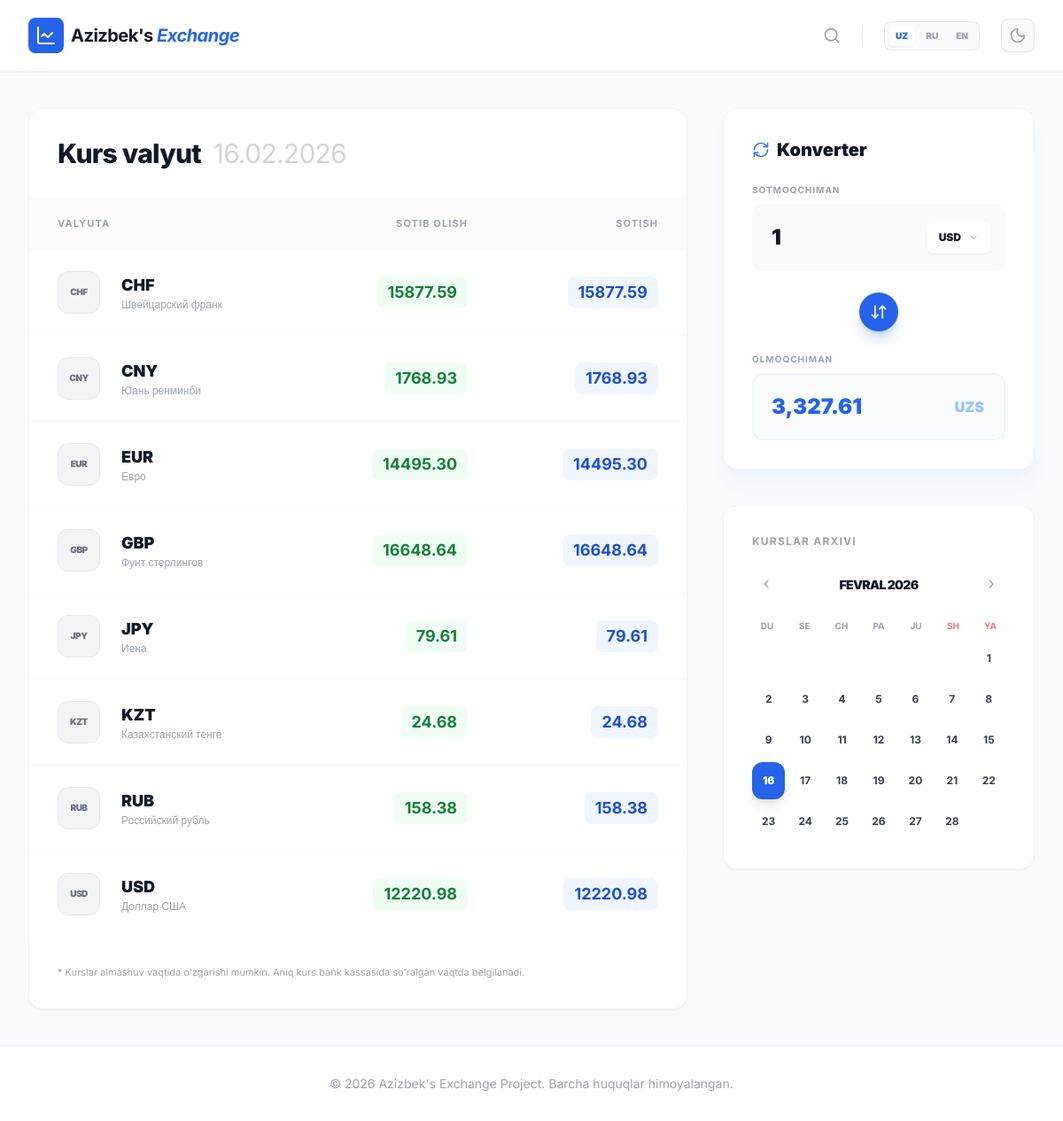
The page / on the database its author committed.
### currency/models.py (models this page shows, shortened)
class Currency(models.Model):
    code = models.CharField(max_length=10, unique=True)
    name = models.CharField(max_length=100)
    buy_price = models.DecimalField(max_digits=15, decimal_places=2, null=True, blank=True)
    sell_price = models.DecimalField(max_digits=15, decimal_places=2, null=True, blank=True)
    cb_price = models.DecimalField(max_digits=15, decimal_places=2, null=True, blank=True)
    flag_url = models.URLField(max_length=200, null=True, blank=True)
    updated_at = models.DateTimeField(auto_now=True)
    class Meta:
        verbose_name_plural = "Currencies"

### currency/views.py (the view)
# urls.py: path('', views.currency_index, name='currency_index'),
def currency_index(request):
    if request.method == "HEAD":
        return HttpResponse("ok")
    try:
        fetch_nbu_rates()  # updates DB for latest rates
    except Exception as e:
        print(f"fetch_nbu_rates() failed: {e}")
    currencies = Currency.objects.all().order_by("code")
    highlight_codes = ["USD", "EUR", "RUB", "GBP", "JPY", "CHF", "CNY", "KZT"]
    highlighted_raw = Currency.objects.filter(code__in=highlight_codes)
    highlighted = sorted(highlighted_raw, key=lambda x: highlight_codes.index(x.code))
    context = {
        "currencies": currencies,
        "highlighted": highlighted,
    }
    return render(request, "currency/index.html", context)

### currency/templates/currency/index.html (shortened to what this page needs)
{% extends 'base.html' %}
{% load static %}
{% block content %}
<link rel="stylesheet" href="{% static 'currency/css/currency.css' %}">
<div class="max-w-7xl mx-auto px-4 sm:px-6 lg:px-8 py-10">
    <div class="grid grid-cols-1 lg:grid-cols-3 gap-10">
        <div class="lg:col-span-2 space-y-8">
            <div class="bg-white rounded-2xl shadow-sm border border-gray-100 overflow-hidden">
                <div class="p-8 border-b border-gray-50 flex justify-between items-center bg-white">
                    <h2 class="text-3xl font-extrabold text-gray-900 tracking-tight">Kurs valyut <span
                            class="text-gray-300 font-normal ml-2">{% now "d.m.Y" %}</span></h2>
                </div>
                <div class="overflow-x-auto">
                    <table class="w-full text-left">
                        <thead class="bg-gray-50/50 text-gray-400 text-[11px] uppercase tracking-widest font-bold">
                            <tr>
                                <th id="table-th-curr" class="py-5 px-8">Valyuta</th>
                                <th id="table-th-buy" class="py-5 px-8 text-right">Pokupka</th>
                                <th id="table-th-sell" class="py-5 px-8 text-right">Prodaja</th>
                            </tr>
                        </thead>
                        <tbody class="divide-y divide-gray-50">
                            {% for curr in currencies %}
                            <tr class="currency-row hover:bg-blue-50/30 transition-all duration-200 group {% if curr not in highlighted %}hidden-initially{% endif %}"
                                style="{% if curr not in highlighted %}display:none;{% endif %}"
                                data-code="{{ curr.code }}" data-name="{{ curr.name }}">
                                <td class="py-6 px-8">
                                    <div class="flex items-center gap-6">
                                        <div
                                            class="w-12 h-12 rounded-xl overflow-hidden bg-gray-100 flex items-center justify-center border border-gray-200 shadow-inner group-hover:scale-110 transition-transform">
                                            <span
                                                class="hidden w-full h-full items-center justify-center text-[10px] font-black text-gray-500 uppercase tracking-tighter bg-gray-100">
                                                {{ curr.code }}
                                            </span>
                                        </div>
                                        <div>
                                            <div class="font-black text-lg text-gray-900">{{ curr.code }}</div>
                                            <div class="text-xs text-gray-400 font-medium">{{ curr.name }}</div>
                                        </div>
                                    </div>
                                </td>
                                <td class="py-6 px-8 text-right text-gray-900">
                                    <span
                                        class="inline-block bg-green-50 text-green-700 px-3 py-1 rounded-lg font-bold text-lg">
                                        {{ curr.buy_price|default:"-" }}
                                    </span>
                                </td>
                                <td class="py-6 px-8 text-right text-gray-900">
                                    <span
                                        class="inline-block bg-blue-50 text-blue-700 px-3 py-1 rounded-lg font-bold text-lg">
                                        {{ curr.sell_price|default:"-" }}
                                    </span>
                                </td>
                            </tr>
                            {% endfor %}
                        </tbody>
                    </table>
                </div>
                <div class="p-8 bg-gray-50/30 text-[11px] text-gray-400 leading-relaxed max-w-2xl">
                    <p id="table-note-text">* Kursy mogut otlichatsya v moment obmena. Tochnyy kurs obmena budet
                        soversheniya operatsii v kasse banka.</p>
                </div>
            </div>
        </div>
        <aside class="space-y-10">
            <div class="bg-white rounded-2xl shadow-xl shadow-blue-500/5 border border-gray-100 p-8">
                <h3 class="text-gray-900 font-black text-xl mb-6 flex items-center gap-2">
                    <i data-lucide="refresh-cw" class="w-5 h-5 text-blue-500"></i>
                    <span id="conv-title-text">Konverter</span>
                </h3>
                <div class="space-y-6">
                    <div>
                        <label id="conv-label-sell"
                            class="text-[10px] uppercase tracking-widest font-bold text-gray-400 mb-2 block">Hochu
                            prodat</label>
                        <div class="relative group z-50">
                            <input type="number" id="sell-amount" value="1"
                                class="w-full bg-gray-50 border-2 border-transparent group-hover:bg-white group-hover:border-blue-100 rounded-xl p-5 text-2xl font-black text-gray-900 transition-all focus:ring-0 outline-none">
                            <div class="absolute right-4 top-1/2 -translate-y-1/2">
                                <div id="currency-dropdown" class="relative">
                                    <button type="button" id="dropdown-toggle"
                                        class="bg-white border border-gray-100 rounded-lg px-3 py-2 font-black text-xs text-gray-900 shadow-sm flex items-center gap-2 hover:bg-gray-50 transition-all border-2 border-transparent active:border-blue-100">
                                        <span id="selected-currency-text">USD</span>
                                        <i data-lucide="chevron-down" class="w-3 h-3 text-gray-400"></i>
                                    </button>
                                </div>
                            </div>
                        </div>
                    </div>
                    <div class="flex justify-center -my-3 group relative z-40">
                        <button id="swap-btn"
                            class="p-3 rounded-full bg-blue-600 text-white shadow-lg shadow-blue-500/30 hover:rotate-180 transition-all duration-500 active:scale-95">
                            <i data-lucide="arrow-down-up" class="w-5 h-5"></i>
                        </button>
                    </div>
                    <div>
                        <label id="conv-label-get"
                            class="text-[10px] uppercase tracking-widest font-bold text-gray-400 mb-2 block">Poluchu</label>
                        <div class="relative z-30">
                            <input type="text" id="get-amount" readonly
                                class="w-full bg-blue-50/30 border-2 border-blue-50 rounded-xl p-5 text-2xl font-black text-blue-600 outline-none">
                            <span class="absolute right-6 top-1/2 -translate-y-1/2 font-black text-blue-300">UZS</span>
                        </div>
                    </div>
                </div>
            </div>
            <div class="bg-white rounded-2xl shadow-sm border border-gray-100 p-8">
                <h3 id="archive-title" class="text-gray-400 font-bold text-xs uppercase tracking-widest mb-6">Arxiv
                    kursov</h3>
                <div id="calendar-container">
                    <div class="flex justify-between items-center mb-6">
                        <button id="prev-month"
                            class="w-8 h-8 flex items-center justify-center rounded-lg hover:bg-gray-50 text-gray-400 transition-colors">
                            <i data-lucide="chevron-left" class="w-4 h-4"></i>
                        </button>
                        <button id="current-month-btn" class="flex-grow text-center group">
                            <span id="current-month-display"
                                class="font-black text-sm text-gray-900 uppercase tracking-tighter group-hover:text-blue-600 transition-colors"></span>
                        </button>
                        <button id="next-month"
                            class="w-8 h-8 flex items-center justify-center rounded-lg hover:bg-gray-50 text-gray-400 transition-colors">
                            <i data-lucide="chevron-right" class="w-4 h-4"></i>
                        </button>
                    </div>
                    <div id="calendar-weekdays"
                        class="grid grid-cols-7 gap-2 text-center text-[10px] font-bold uppercase text-gray-400 mb-2">
                    </div>
                    <div id="calendar-days" class="grid grid-cols-7 gap-1 text-center text-xs font-bold text-gray-700">
                    </div>
                </div>
            </div>
        </aside>
    </div>
</div>
{% endblock %}

### templates/base.html (shortened to what this page needs)
{% load static %}
<!DOCTYPE html>
<html lang="uz">
<head>
    <script src="https://cdn.tailwindcss.com"></script>
</head>
<body class="min-h-screen flex flex-col">
    <header class="navbar-nbu sticky top-0 z-50">
        <div class="max-w-7xl mx-auto px-4 sm:px-6 lg:px-8">
            <div class="flex justify-between items-center h-20">
                <div class="flex items-center gap-10">
                    <a href="{% url 'currency_index' %}" class="flex items-center gap-2">
                        <div class="bg-blue-600 p-2 rounded-lg">
                            <i data-lucide="line-chart" class="text-white w-6 h-6"></i>
                        </div>
                        <span class="text-xl font-bold text-gray-900 tracking-tight">Azizbek's <span
                                class="text-blue-600 italic">Exchange</span></span>
                    </a>
                </div>
                <div class="flex items-center gap-6">
                    <button id="search-toggle" class="text-gray-400 hover:text-gray-600 transition-colors">
                        <i data-lucide="search" class="w-5 h-5"></i>
                    </button>
                    <div
                        class="flex items-center gap-1 bg-gray-50 border border-gray-200 p-1 rounded-lg dark:bg-slate-800 dark:border-slate-700">
                        <button data-lang="UZ"
                            class="lang-btn px-2 py-1 rounded-md text-[10px] font-black transition-all bg-white shadow-sm text-blue-600">UZ</button>
                        <button data-lang="RU"
                            class="lang-btn px-2 py-1 rounded-md text-[10px] font-black transition-all text-gray-400 hover:text-gray-600">RU</button>
                        <button data-lang="EN"
                            class="lang-btn px-2 py-1 rounded-md text-[10px] font-black transition-all text-gray-400 hover:text-gray-600">EN</button>
                    </div>
                    <button id="theme-toggle"
                        class="p-2 rounded-lg bg-gray-50 border border-gray-200 text-gray-400 hover:text-blue-500 transition-all dark:bg-slate-800 dark:border-slate-700">
                        <i data-lucide="moon" class="w-5 h-5 theme-icon-moon"></i>
                    </button>
                </div>
            </div>
        </div>
    </header>
    <main class="flex-grow">
        {% block content %}
        {% endblock %}
    </main>
    <footer class="footer-nbu">
        <div class="max-w-7xl mx-auto px-4 text-center">
            <p>&copy; 2026 Azizbek's Exchange Project. Barcha huquqlar himoyalangan.</p>
        </div>
    </footer>
</body>
</html>

### static/currency/css/currency.css (style rules this page uses)
body { background-color: #f8fafc; font-family: 'Inter', sans-serif; }

### templates/base.html (style rules this page uses)
body { font-family: 'Inter', sans-serif; background-color: #f8fafc; transition: background-color 0.3s, color 0.3s; }
.navbar-nbu { background: #fff; border-bottom: 2px solid #efeff4; transition: background-color 0.3s, border-color 0.3s; }
.footer-nbu { background: #fff; border-top: 1px solid #efeff4; padding: 2rem 0; color: #9ca3af; font-size: 0.875rem; transition: background-color 0.3s, border-color 0.3s; }

### rows shown on the page
Currency: code "CHF", name "Швейцарский франк", buy_price "15877.59", sell_price "15877.59"
Currency: code "CNY", name "Юань ренминби", buy_price "1768.93", sell_price "1768.93"
Currency: code "EUR", name "Евро", buy_price "14495.30", sell_price "14495.30"
Currency: code "GBP", name "Фунт стерлингов", buy_price "16648.64", sell_price "16648.64"
Currency: code "JPY", name "Иена", buy_price "79.61", sell_price "79.61"
Currency: code "KZT", name "Казахстанский тенге", buy_price "24.68", sell_price "24.68"
Currency: code "RUB", name "Российский рубль", buy_price "158.38", sell_price "158.38"
Currency: code "USD", name "Доллар США", buy_price "12220.98", sell_price "12220.98"
